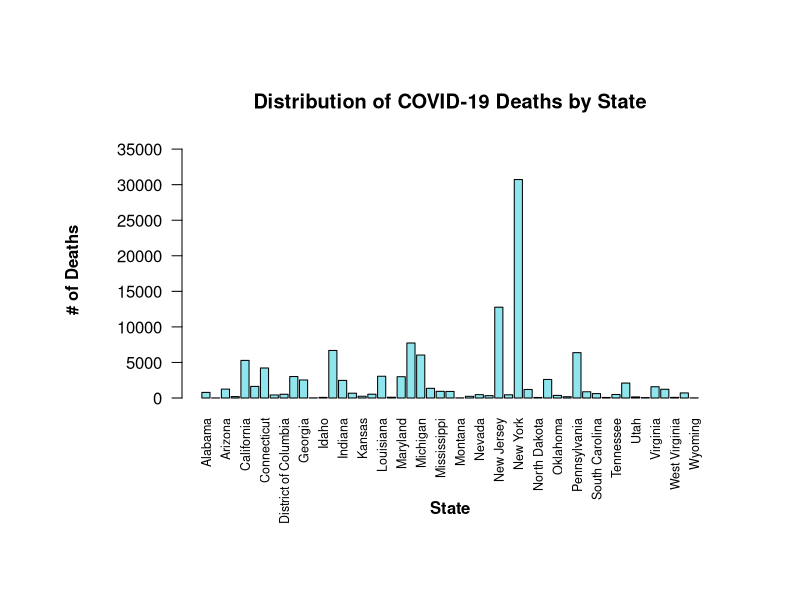
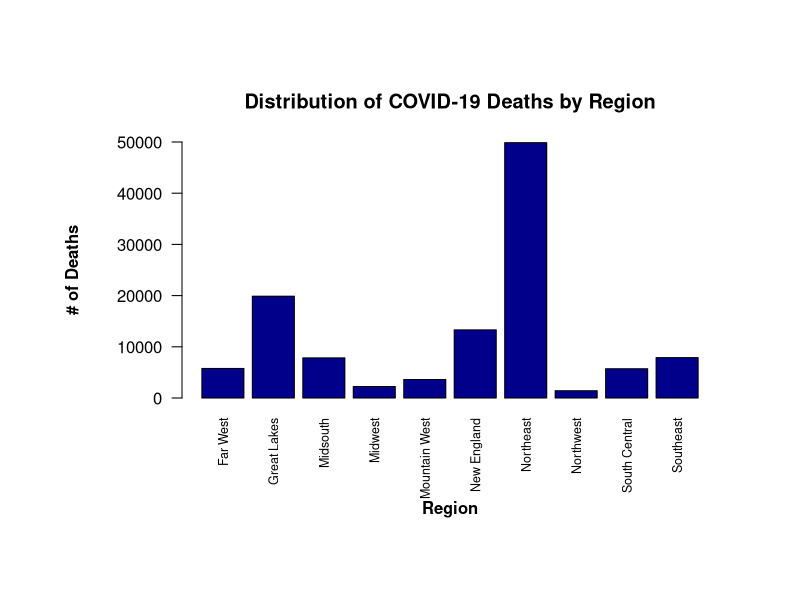

These charts were generated, in order, by the following R code:
#install.packages("dplyr") 
library(dplyr)
dat <- read.csv("us-states.csv")

## ALABAMA TOTAL DEATHS
AL <- filter(dat, state == "Alabama") %>% select(deaths)
ALtotal <- sum(AL)

## ALASKA TOTAL DEATHS 
AK <- filter(dat, state == "Alaska") %>% select(deaths)
AKtotal <- sum(AK)

## ARIZONA TOTAL DEATHS
AZ <- filter(dat, state == "Arizona") %>% select(deaths)
AZtotal <- sum(AZ)

## ARKANSAS TOTAL DEATHS
AR <- filter(dat, state == "Arkansas") %>% select(deaths)
ARtotal <- sum(AR)

## CALIFORNIA TOTAL DEATHS
CA <- filter(dat, state == "California") %>% select(deaths)
CAtotal <- sum(CA)

## COLORADO TOTAL DEATHS
CO <- filter(dat, state == "Colorado") %>% select(deaths)
COtotal <- sum(CO)

## CONNECTICUT TOTAL DEATHS
CT <- filter(dat, state == "Connecticut") %>% select(deaths)
CTtotal <- sum(CT)

## DELAWARE TOTAL DEATHS
DE <- filter(dat, state == "Delaware") %>% select(deaths)
DEtotal <- sum(DE)

## DISTRICT OF COLUMBIA TOTAL DEATHS
DC <- filter(dat, state == "District of Columbia") %>% select(deaths)
DCtotal <- sum(DC)

## FLORIDA TOTAL DEATHS
FL <- filter(dat, state == "Florida") %>% select(deaths)
FLtotal <- sum(FL)

## GEORGIA TOTAL DEATHS
GA <- filter(dat, state == "Georgia") %>% select(deaths)
GAtotal <- sum(GA)

## HAWAII TOTAL DEATHS
HI <- filter(dat, state == "Hawaii") %>% select(deaths)
HItotal <- sum(HI)

## IDAHO TOTAL DEATHS
ID <- filter(dat, state == "Idaho") %>% select(deaths)
IDtotal <- sum(ID)

## ILLINOIS TOTAL DEATHS
IL <- filter(dat, state == "Illinois") %>% select(deaths)
ILtotal <- sum(IL)

## INDIANA TOTAL DEATHS
IN <- filter(dat, state == "Indiana") %>% select(deaths)
INtotal <- sum(IN)

## IOWA TOTAL DEATHS
IA <- filter(dat, state == "Iowa") %>% select(deaths)
IAtotal <- sum(IA)

## KANSAS TOTAL DEATHS
KS <- filter(dat, state == "Kansas") %>% select(deaths)
KStotal <- sum(KS)

## KENTUCKY TOTAL DEATHS
KY <- filter(dat, state == "Kentucky") %>% select(deaths)
KYtotal <- sum(KY)

## LOUISINANA TOTAL DEATHS
LA <- filter(dat, state == "Louisiana") %>% select(deaths)
LAtotal <- sum(LA)

## MAINE TOTAL DEATHS
ME <- filter(dat, state == "Maine") %>% select(deaths)
MEtotal <- sum(ME)

## MARYLAND TOTAL DEATHS
MD <- filter(dat, state == "Maryland") %>% select(deaths)
MDtotal <- sum(MD)

## MASSACHUSETTS TOTAL DEATHS
MA <- filter(dat, state == "Massachusetts") %>% select(deaths)
MAtotal <- sum(MA)

## MICHIGAN TOTAL DEATHS
MI <- filter(dat, state == "Michigan") %>% select(deaths)
MItotal <- sum(MI)

## MINNESOTA TOTAL DEATHS
MN <- filter(dat, state == "Minnesota") %>% select(deaths)
MNtotal <- sum(MN)

## MISSISSIPPI TOTAL DEATHS
MS <- filter(dat, state == "Mississippi") %>% select(deaths)
MStotal <- sum(MS)

## MISSOURI TOTAL DEATHS
MO <- filter(dat, state == "Missouri") %>% select(deaths)
MOtotal <- sum(MO)

## MONTANA TOTAL DEATHS
MT <- filter(dat, state == "Montana") %>% select(deaths)
MTtotal <- sum(MT)

## NEBRASKA TOTAL DEATHS
NE <- filter(dat, state == "Nebraska") %>% select(deaths)
NEtotal <- sum(NE)

## NEVADA TOTAL DEATHS
NV <- filter(dat, state == "Nevada") %>% select(deaths)
NVtotal <- sum(NV)

## NEW HAMPSHIRE TOTAL DEATHS
NH <- filter(dat, state == "New Hampshire") %>% select(deaths)
NHtotal <- sum(NH)

## NEW JERSEY TOTAL DEATHS
NJ <- filter(dat, state == "New Jersey") %>% select(deaths)
NJtotal <- sum(NJ)

## NEW MEXICO TOTAL DEATHS
NM <- filter(dat, state == "New Mexico") %>% select(deaths)
NMtotal <- sum(NM)

## NEW YORK TOTAL DEATHS
NY <- filter(dat, state == "New York") %>% select(deaths)
NYtotal <- sum(NY)

## NORTH CAROLINA TOTAL DEATHS
NC <- filter(dat, state == "North Carolina") %>% select(deaths)
NCtotal <- sum(NC)

## NORTH DAKOTA TOTAL DEATHS
ND <- filter(dat, state == "North Dakota") %>% select(deaths)
NDtotal <- sum(ND)

## OHIO TOTAL DEATHS
OH <- filter(dat, state == "Ohio") %>% select(deaths)
OHtotal <- sum(OH)

## OKLAHOMA TOTAL DEATHS
OK <- filter(dat, state == "Oklahoma") %>% select(deaths)
OKtotal <- sum(OK)

## OREGON TOTAL DEATHS
OR <- filter(dat, state == "Oregon") %>% select(deaths)
ORtotal <- sum(OR)

## PENNSYLVANIA TOTAL DEATHS
PA <- filter(dat, state == "Pennsylvania") %>% select(deaths)
PAtotal <- sum(PA)

## RHODE ISLAND TOTAL DEATHS
RI <- filter(dat, state == "Rhode Island") %>% select(deaths)
RItotal <- sum(RI)

## SOUTH CAROLINA TOTAL DEATHS
SC <- filter(dat, state == "South Carolina") %>% select(deaths)
SCtotal <- sum(SC)

## SOUTH DAKOTA TOTAL DEATHS
SD <- filter(dat, state == "South Dakota") %>% select(deaths)
SDtotal <- sum(SD)

## TENNESSEE TOTAL DEATHS
TN <- filter(dat, state == "Tennessee") %>% select(deaths)
TNtotal <- sum(TN)

## TEXAS TOTAL DEATHS
TX <- filter(dat, state == "Texas") %>% select(deaths)
TXtotal <- sum(TX)

## UTAH TOTAL DEATHS
UT <- filter(dat, state == "Utah") %>% select(deaths)
UTtotal <- sum(UT)

## VERMONT TOTAL DEATHS
VT <- filter(dat, state == "Vermont") %>% select(deaths)
VTtotal <- sum(VT)

## VIRGINIA TOTAL DEATHS
VA <- filter(dat, state == "Virginia") %>% select(deaths)
VAtotal <- sum(VA)

## WASHINGTON TOTAL DEATHS
WA <- filter(dat, state == "Washington") %>% select(deaths)
WAtotal <- sum(WA)

## WEST VIRGINIA TOTAL DEATHS
WV <- filter(dat, state == "West Virginia") %>% select(deaths)
WVtotal <- sum(WV)

## WISCONSIN TOTAL DEATHS
WI <- filter(dat, state == "Wisconsin") %>% select(deaths)
WItotal <- sum(WI)

## WYOMING TOTAL DEATHS
WY <- filter(dat, state == "Wyoming") %>% select(deaths)
WYtotal <- sum(WY)

#------------------------------------------------------------------------------
#Individual States

StateNames <- c("Alabama", "Alaska", "Arizona", "Arkansas",
                "California", "Colorado", "Connecticut",
                "Delaware", "District of Columbia",
                "Florida", "Georgia", "Hawaii", "Idaho",
                "Illinois", "Indiana", "Iowa", "Kansas",
                "Kentucky", "Louisiana", "Maine", "Maryland",
                "Massachusetts", "Michigan", "Minnesota",
                "Mississippi", "Missouri", "Montana", "Nebraska",
                "Nevada", "New Hampshire", "New Jersey",
                "New Mexico", "New York", "North Carolina",
                "North Dakota", "Ohio", "Oklahoma", "Oregon",
                "Pennsylvania", "Rhode Island", "South Carolina",
                "South Dakota", "Tennessee", "Texas", "Utah",
                "Vermont", "Virginia", "Washington",
                "West Virginia", "Wisconsin", "Wyoming")

StateDeaths <- c(ALtotal, AKtotal, AZtotal, ARtotal, CAtotal,
                 COtotal, CTtotal, DEtotal, DCtotal, FLtotal,
                 GAtotal, HItotal, IDtotal, ILtotal, INtotal,
                 IAtotal, KStotal, KYtotal, LAtotal, MEtotal,
                 MDtotal, MAtotal, MItotal, MNtotal, MStotal,
                 MOtotal, MTtotal, NEtotal, NVtotal, NHtotal, 
                 NJtotal, NMtotal, NYtotal, NCtotal, NDtotal, 
                 OHtotal, OKtotal, ORtotal, PAtotal, RItotal,
                 SCtotal, SDtotal, TNtotal, TXtotal, UTtotal,
                 VTtotal, VAtotal, WAtotal, WVtotal, WItotal,
                 WYtotal)

# Creates a Barplot Displaying Deaths by state
par(mar=c(7,6,4,1)+.1) #sets width of margins of graph
par(oma = c(3, 3, 3, 3)) #adds 4 lines to every side of graph
par(mgp = c(5, 1, 0)) #changes spaces between axes and labels
barplot(StateDeaths, main = "Distribution of COVID-19 Deaths by State",
        xlab = "State", ylab = "# of Deaths", 
        names.arg = StateNames, col = "cadetblue2", 
        las=2, cex.names = .75, font.lab = 2, ylim = c(0, 36000))

#------------------------------------------------------------------------------
#By Region

FarWestTotal <- sum(CAtotal, HItotal, NVtotal)

GreatLakesTotal <- sum(ILtotal, INtotal, MItotal, MNtotal,
                       OHtotal, WItotal)

MidsouthTotal <- sum(DEtotal, DCtotal, KYtotal, MDtotal, NCtotal,
                     TNtotal, VAtotal, WVtotal)

MidwestTotoal <- sum(IAtotal, KStotal, MOtotal, NEtotal, NDtotal,
                     SDtotal)

MountainwestTotal <- sum(AZtotal, COtotal, IDtotal, MTtotal, NMtotal,
                         UTtotal, WYtotal)

NewEnglandTotal <- sum(CTtotal, MEtotal, MAtotal, NHtotal, RItotal,
                       VTtotal)

NortheastTotal <- sum(NJtotal, NYtotal, PAtotal)

NorthwestTotal <- sum(AKtotal, ORtotal, WAtotal)

SouthCentralTotal <- sum(ARtotal, LAtotal, OKtotal, TXtotal)

SoutheastTotal <- sum(ALtotal, FLtotal, GAtotal, MStotal, SCtotal)

RegionNames <- c("Far West", "Great Lakes", "Midsouth", "Midwest",
                 "Mountain West", "New England", "Northeast",
                 "Northwest", "South Central", "Southeast")

RegionDeaths <- c(FarWestTotal, GreatLakesTotal, MidsouthTotal,
                  MidwestTotoal, MountainwestTotal, NewEnglandTotal,
                  NortheastTotal, NorthwestTotal, SouthCentralTotal,
                  SoutheastTotal)

# Creates a Barplot Displaying Deaths by Region
par(mar=c(7,6,4,1)+.1) #sets width of margins of graph
par(oma = c(3, 3, 3, 3)) #adds 4 lines to every side of graph
par(mgp = c(5, 1, 0)) #changes spaces between axes and labels
barplot(RegionDeaths, main = "Distribution of COVID-19 Deaths by Region",
        xlab = "Region", ylab = "# of Deaths", 
        names.arg = RegionNames, col = "Darkblue", 
        las=2, cex.names = .75, font.lab = 2, ylim = c(0,50000))
